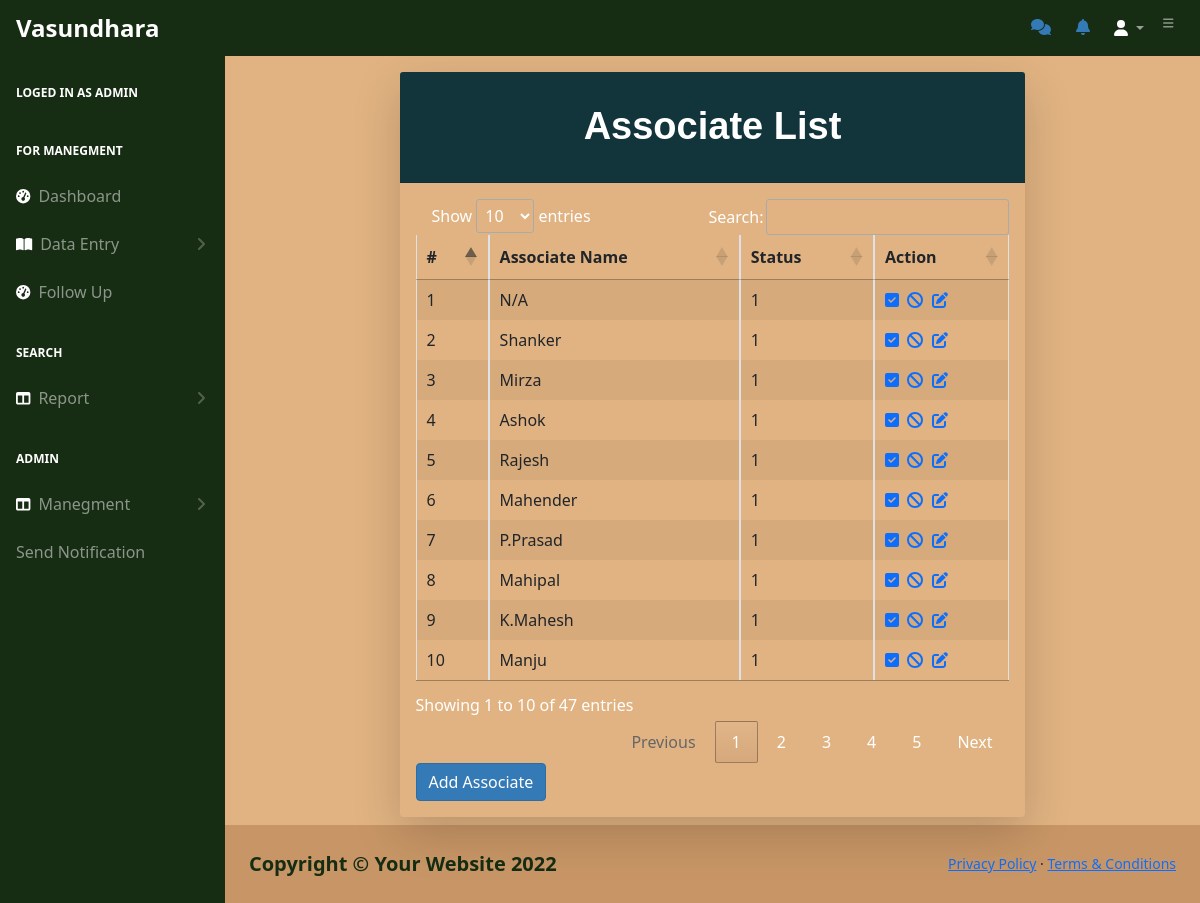
/assoread.php (signed in), run on the app's committed database.
### tables this page shows
CREATE TABLE `associate` (
  `id` int NOT NULL AUTO_INCREMENT,
  `name` varchar(50) NOT NULL,
  `status` varchar(1) DEFAULT '1',
  PRIMARY KEY (`id`)
);

### assoread.php (the view, shortened to what this page needs)
<!DOCTYPE html>
<html lang="en">
<head>
    <link href="https://cdn.jsdelivr.net/npm/simple-datatables@latest/dist/style.css" rel="stylesheet" />
    <link href="css/styles.css" rel="stylesheet" />
</head>
<body>
    <?php
   require_once "navbar.php";
    ?>
    <div id="layoutSidenav_content">
        <div id="layoutAuthentication_content">
            <main>
                <div class="container">
                    <div class="row justify-content-center">
                        <div class="col-lg-8">
                            <div class="card shadow-lg text-white border-0 rounded-lg mt-3 mb-2" style="width: auto;">
                                <div class="card-header">
                                    <h3 class="text-center font-weight-light text-info my-4">Associate List</h3>
                                </div>
                                <div class="card-body">
                                    <?php
                                    require_once "config.php";
                                    $sql = "SELECT * FROM associate;";
                                    if ($result = mysqli_query($link, $sql)) {
                                        if (mysqli_num_rows($result) > 0) {
                                            echo '<div id="myTableWrapper">';
                                            echo '<table class="table table-bordered table-striped table-sm" cellspacing="0" width="100%">';
                                            echo '<thead class="thead-dark">';
                                            echo "<tr >";
                                            echo "<th>#</th>";
                                            echo "<th>Associate Name</th>";
                                            echo "<th>Status</th>";
                                            echo "<th>Action</th>";
                                            echo "</tr>";
                                            echo "</thead>";
                                            echo "<tbody>";
                                            while ($row = mysqli_fetch_array($result)) {
                                                echo "<tr>";
                                                echo "<td>" . $row['id'] . "</td>";
                                                echo "<td>" . $row['name'] . "</td>";
                                                echo "<td>" . $row['status'] . "</td>";
                                                echo "<td>";
                                                echo '<a href="ajax.php?asde=' . $row['id'] . '" title="Enable user" data-toggle="tooltip"><span class="fa fa-check-square"></span></a>';
                                                echo '&nbsp&nbsp<a href="ajax.php?asdd=' . $row['id'] . '" class="mr-3" title="Disable user" data-toggle="tooltip"><span class="fa fa-ban"></span></a>';
                                                echo '&nbsp&nbsp<a href="updateass.php?uid=' . $row['id'] . '" class="mr-3" title="Update User" data-toggle="tooltip"><span class="fa fa-edit"></span></a>';
                                                echo "</td>";
                                                echo "</tr>";
                                            }
                                            echo "</tbody>";
                                            echo "</table>";
                                            echo '</div>';
                                            echo '<link rel="stylesheet" type="text/css" href="https://cdn.datatables.net/1.13.2/css/jquery.dataTables.css">';
                                        } else {
                                            echo '<div class="alert alert-danger"><em>No records were found.</em></div>';
                                        }
                                    } else {
                                        echo "Oops! Something went wrong. Please try again later.";
                                    }
                                    ?>
                                    <a class="btn btn-primary" href="addasso.php" role="button">Add Associate</a>
                                </div>
                            </div>
                        </div>
                    </div>
                </div>
            </main>
        </div>
        <div id="layoutAuthentication_footer">
            <footer class="py-4 bg-black mt-auto">
                <div class="container-fluid px-4">
                    <div class="d-flex align-items-center justify-content-between small">
                        <div class="text-muted">Copyright &copy; Your Website 2022</div>
                        <div>
                            <a href="#">Privacy Policy</a>
                            &middot;
                            <a href="#">Terms &amp; Conditions</a>
                        </div>
                    </div>
                </div>
            </footer>
        </div>
    </div>
</body>
</html>

### navbar.php (shortened to what this page needs)
<?php
$pageName = basename($_SERVER['PHP_SELF']);
if($pageName !== 'ajax.php' && $pageName !== 'activity.php'  && $pageName !== 'fetch_notifications.php') {
  if(isset($_SESSION["role"]) && $_SESSION["role"] == 1) {
      include('navadmn.php');
  } elseif (isset($_SESSION["role"]) && $_SESSION["role"] == 2) {
      include('navdatae.php');
  } else {
      include('navfm.php');
  }
}
if (!isset($_SESSION['toastShown'])) {
  echo '<head>
  <script src="https://ajax.googleapis.com/ajax/libs/jquery/3.5.1/jquery.min.js"></script>
  <script src="https://cdnjs.cloudflare.com/ajax/libs/popper.js/1.16.0/umd/popper.min.js"></script>
  <script src="https://maxcdn.bootstrapcdn.com/bootstrap/4.5.2/js/bootstrap.min.js"></script>
  <style>
#toast-container {
  position: fixed;
  top: 0;
  right: 0;
  z-index: 9999;
}
.toast {
  margin-top: 0.5rem;
}
.toast.alert .toast-header {
background-color: red;
color: white;
}
</style>
</head>';
}
?>

### navadmn.php (shortened to what this page needs)
<head>
    <link href="css/styles.css" rel="stylesheet" />
</head>
<body>
<nav class="sb-topnav navbar navbar-expand navbar-dark text-white">
    <a class="navbar-brand ps-3" href="index.php">Vasundhara</a>
    <ul class="navbar-nav ms-auto me-0 me-md-3 my-2 my-lg-0">
        <li class="nav-item">
            <div class="input-group">
            <button class="btn btn-link" type="button" id="groupChatModalBtn" data-bs-toggle="modal" data-bs-target="#chat-modal"><i class="fas fa-comments"></i></button>
            <button class="btn btn-link" type="button" id="inboxModalBtn" data-bs-toggle="modal" data-bs-target="#inboxModal"><i class="fas fa-bell"></i></button>
            </div>
        </li>
        <li class="nav-item dropdown">
            <a class="nav-link dropdown-toggle" id="navbarDropdown" href="#" role="button" data-bs-toggle="dropdown" aria-expanded="false"><i class="fas fa-user  fa-fw  text-white"></i></a>
        </li>
        <li class="nav-item">
            <button class="btn btn-link btn-sm order-1 order-lg-0 me-4 me-lg-0" id="sidebarToggle" href="#!"><i class="fas fa-bars"></i></button>
        </li>
    </ul>
</nav>
        <div id="layoutSidenav">
            <div id="layoutSidenav_nav">
                <nav class="sb-sidenav accordion sb-sidenav-dark" id="sidenavAccordion">
                    <div class="sb-sidenav-menu">
                        <div class="nav">
                        <div class="sb-sidenav-menu-heading  text-white"><?php  echo "Loged in as  ". $_SESSION["username"]?></div>
                        <div class="sb-sidenav-menu-heading  text-white">For Manegment</div>
                            <a class="nav-link" href="index.php">
                                <div class="sb-nav-link-icon"><i class="fas fa-tachometer-alt  text-white"></i></div>
                                Dashboard
                            </a>
                            <a class="nav-link collapsed" href="#" data-bs-toggle="collapse" data-bs-target="#collapsePages" aria-expanded="false" aria-controls="collapsePages">
                                <div class="sb-nav-link-icon"><i class="fas fa-book-open  text-white"></i></div>
                                Data Entry
                                <div class="sb-sidenav-collapse-arrow"><i class="fas fa-angle-down"></i></div>
                            </a>
                            <a class="nav-link" href="fup.php">
                                <div class="sb-nav-link-icon"><i class="fas fa-tachometer-alt  text-white"></i></div>
                                Follow Up
                            </a>
                            <div class="sb-sidenav-menu-heading  text-white">Search</div>
                            <a class="nav-link collapsed" href="#" data-bs-toggle="collapse" data-bs-target="#collapseLayouts" aria-expanded="false" aria-controls="collapseLayouts">
                                <div class="sb-nav-link-icon"><i class="fas fa-columns  text-white"></i></div>
                                Report
                                <div class="sb-sidenav-collapse-arrow"><i class="fas fa-angle-down"></i></div>
                            </a>
                                    <div class="sb-sidenav-menu-heading  text-white">Admin</div>
                            <a class="nav-link collapsed" href="#" data-bs-toggle="collapse" data-bs-target="#collapseLayout" aria-expanded="false" aria-controls="collapseLayout">
                                <div class="sb-nav-link-icon"><i class="fas fa-columns  text-white"></i></div>
                                Manegment
                                <div class="sb-sidenav-collapse-arrow"><i class="fas fa-angle-down"></i></div>
                            </a>
                            <a class="nav-link" href="mess.php">Send Notification</a>
                    </div>
                </nav>
            </div>
</body>

### navadmn.php (style rules this page uses)
.btn-primary { background-color: #ff7675; border-color: #ff7675; }
body { background-color: #eee }

### data on the page
associate: id "1", name "N/A", status "1"
associate: id "2", name "Shanker", status "1"
associate: id "3", name "Mirza", status "1"
associate: id "4", name "Ashok", status "1"
associate: id "5", name "Rajesh", status "1"
associate: id "6", name "Mahender", status "1"
associate: id "7", name "P.Prasad", status "1"
associate: id "8", name "Mahipal", status "1"
associate: id "9", name "K.Mahesh", status "1"
associate: id "10", name "Manju", status "1"

### other printed values
$_SESSION["username"] "ADMIN"
